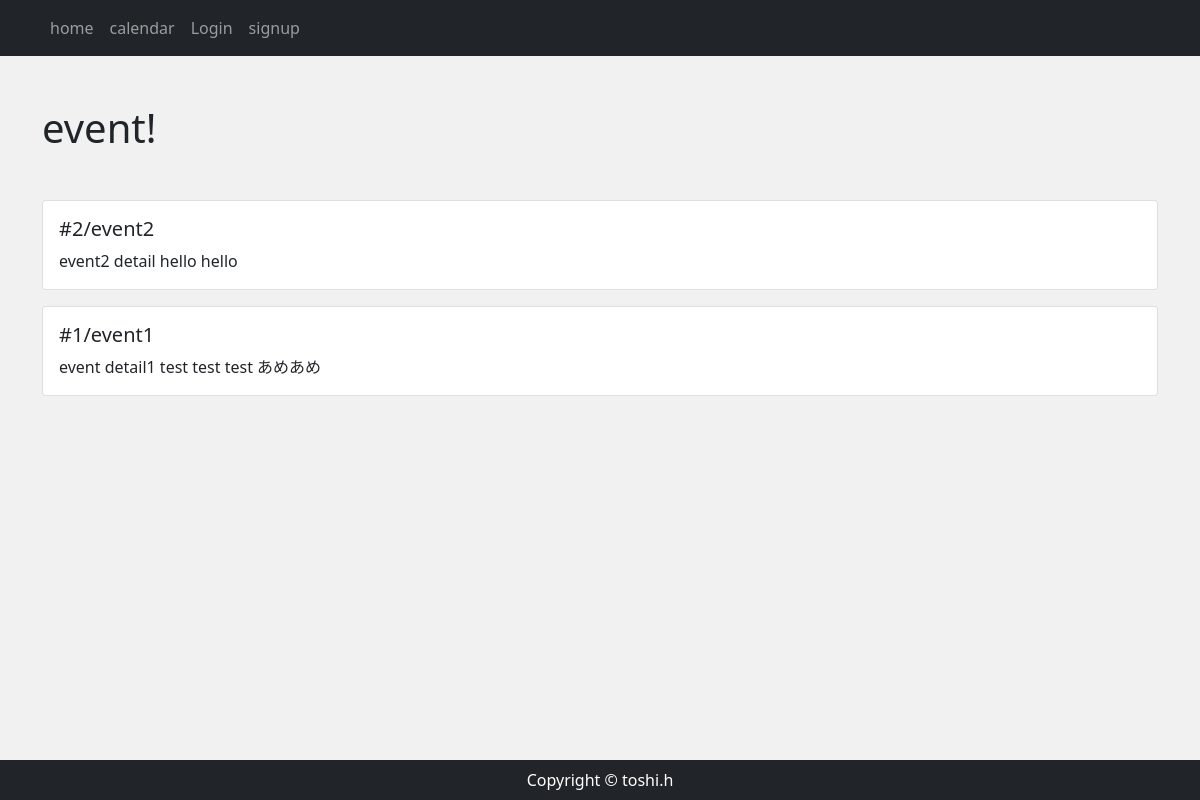
The page /event/ on the database as committed earlier.
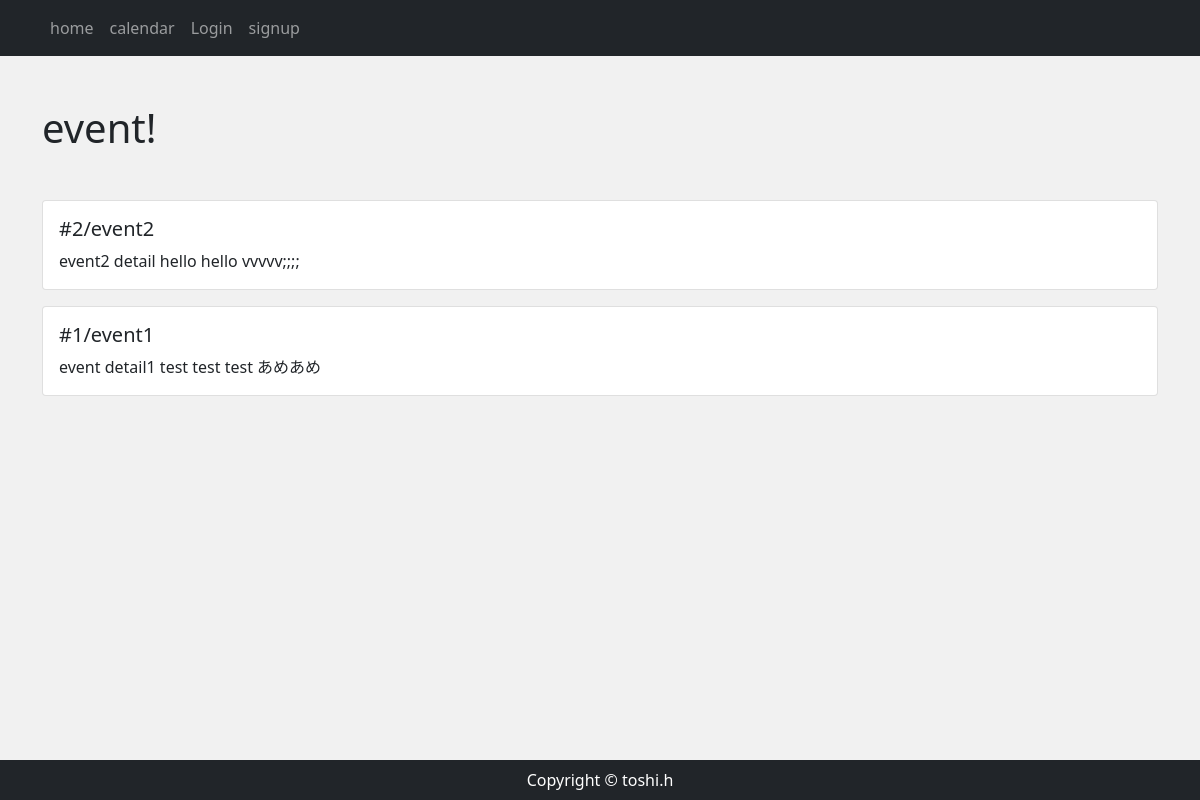
The same page on the database as committed later.
### reservation/models.py (models this page shows, shortened)
class Event(models.Model):
    event_title = models.CharField(max_length=150)
    event_detail = models.TextField()

### reservation/views.py (the view)
# urls.py: path('event/',views.EventView.as_view(), name="event"),
class EventView(View):
    def get(self, request, *args, **kwargs):
        event_data = Event.objects.order_by('-id') #新しいものから順番に並べる
        return render(request, 'reservation/event_index.html',{
            'event_data': event_data
        })

### reservation/templates/reservation/event_index.html (shortened to what this page needs)
{% extends 'reservation/base.html' %}
{% block content %}
    <div class="my-5">
        <h1>event!</h1>
    </div>
    {% for event in event_data %}
    <div class="card mb-3 col-lg-auto" style="">
        <div class="row no-gutters">
            <div class="col-md-8">
                <div class="card-body">
                    <h5 class="card-title">#{{ event.id }}/{{ event.event_title }}</h5>
                    <p class="card-text">{{ event.event_detail|truncatechars:100 }}</p>
                </div>
            </div>
        </div>
    </div>
    {% endfor %}
{% endblock %}

### reservation/templates/reservation/base.html (shortened to what this page needs)
{% load static %}
<!DOCTYPE html>
<html lang="ja">
<head>
    <link href="https://cdn.jsdelivr.net/npm/bootstrap@5.0.2/dist/css/bootstrap.min.css" rel="stylesheet">
    <link rel="stylesheet" href="{% static 'css/style.css' %}">
</head>
<body>
    <nav class="navbar navbar-expand-lg navbar-dark bg-dark">
        <div class="container">
            <ul class="navbar-nav ml-auto">
                <li class="nav-item">
                    <a href="/" class="nav-link">home</a>
                </li>
                <li class="nav-item">
                    <a href="{% url 'calendar' %}" class="nav-link">calendar</a>
                </li>
                {% if user.is_authenticated %}
                <li class="nav-item">
                    <a href="{% url 'profile' user.pk %}" class="nav-link">Profile</a>
                </li>
                <li class="nav-item">
                    <a href="{% url 'account_logout' %}" class="nav-link">logout</a>
                </li>
                <li class="nav-item">
                    <a href="{% url 'event' %}" class="nav-link">event</a>
                </li>
                <li class="nav-item">
                    <a href="{% url 'group' %}" class="nav-link">group</a>
                </li>
                {% else %}
                <li class="nav-item">
                    <a href="{% url 'account_login' %}" class="nav-link">Login</a>
                </li>
                <li class="nav-item">
                    <a href="{% url 'account_signup' %}" class="nav-link">signup</a>
                </li>
                {% endif %}
            </ul>
        </div>
    </nav>
    <main>
        <div class="container">
            {% block content %}
            {% endblock %}
        </div>
    </main>
    <footer class="py-2 bg-dark">
        <p class="m-0 text-center text-white">Copyright &copy; toshi.h</p>
    </footer>
</body>
</html>

### reservation/static/css/style.css (style rules this page uses)
* { margin: 0; padding: 0; box-sizing: border-box; }
body { background: #f1f1f1; display: flex; flex-flow: column; min-height: 100vh; }
main { flex: 1; }

Rows that differ between the two databases and show on the page:
changed Event "event2": event_detail "event2 detail hello hello" → "event2 detail hello hello vvvvv;;;;"
